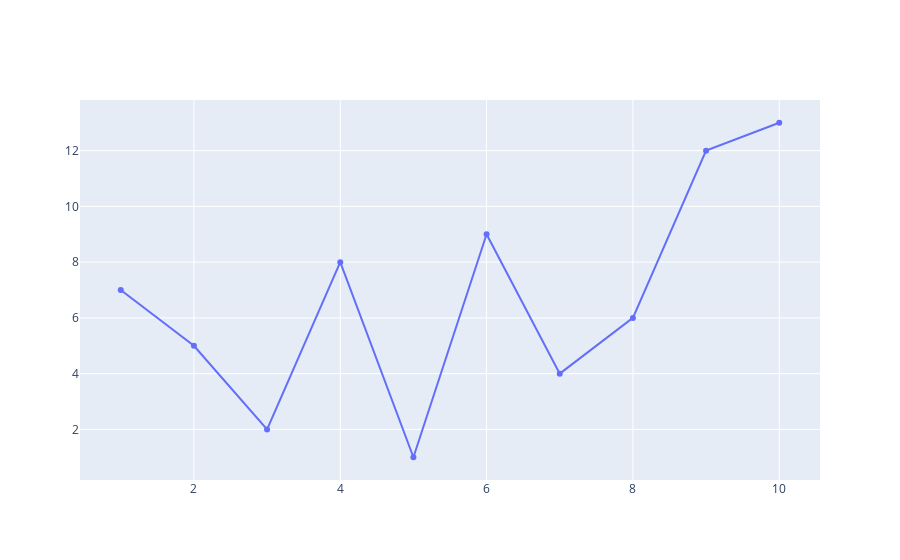

Notebook cell for this chart:
### Code cell
fig = go.Figure(go.Scatter(x = x,y=y))
fig.show()

### Figure 1 — Plotly figure (JSON) as saved in the notebook; plotly's stock layout.template omitted (floating-point values rounded to 4 significant figures)
{"data": [{"type": "scatter", "x": [1, 2, 3, 4, 5, 6, 7, 8, 9, 10], "y": [7, 5, 2, 8, 1, 9, 4, 6, 12, 13]}], "layout": {}}
